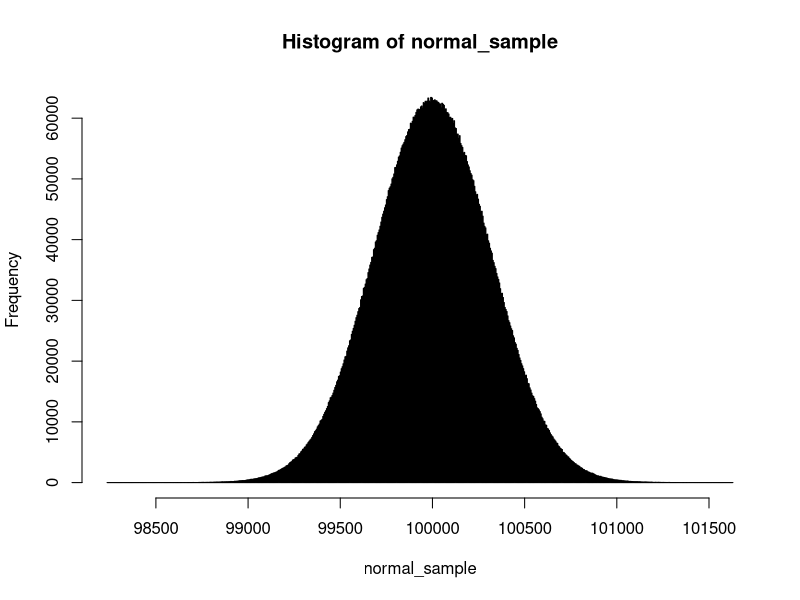
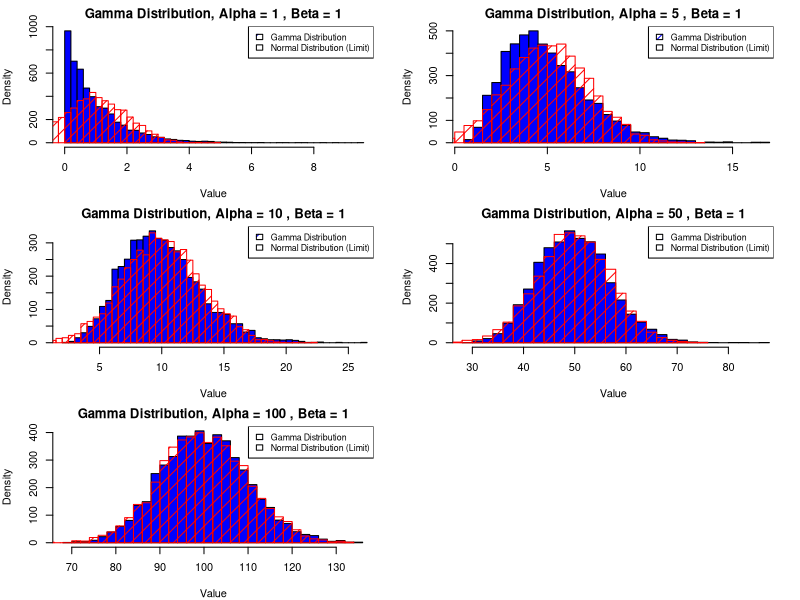
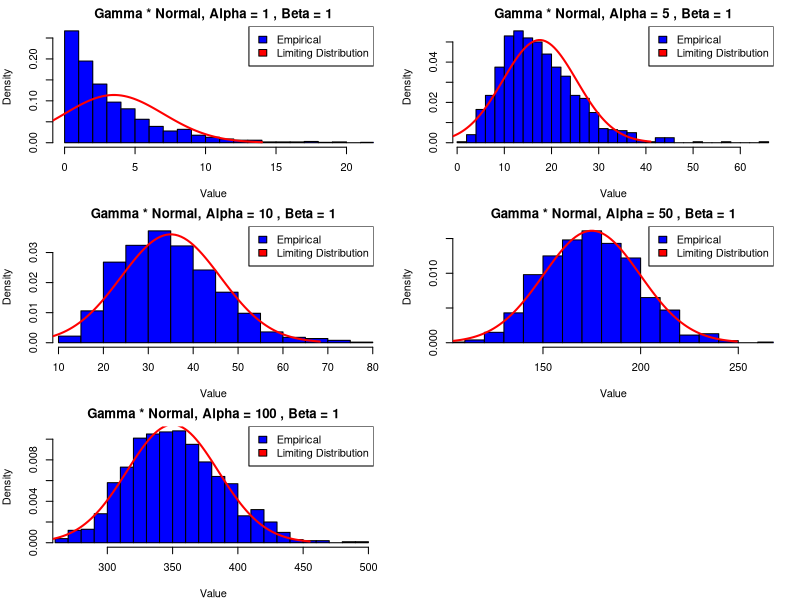

Reproduce these figures in R, in order.
## ---- chunk 1
#Example

#Code here
## ---- chunk 2

password_generator <- function(length, special) {
  is.wholenumber <- function(x, tol = .Machine$double.eps^0.5) abs(x - round(x)) < tol

  if (missing(length) || !is.wholenumber(length) || length < 4) {
    return("Number of symbols must be a positive integer and password must be at least of length 4!")
  }

  letters <- strsplit("abcdefghijklmnopqrstuvwxyz", NULL)[[1]]
  letters_upper <- strsplit("ABCDEFGHIJKLMNOPQRSTUVWXYZ", NULL)[[1]]
  numbers <- strsplit("0123456789", NULL)[[1]]
  specials <- strsplit("$%&/()", NULL)[[1]]

  lst <- c(letters, letters_upper, numbers)
  if (special) {
    lst <- c(lst, specials)
  }

  output <- c(
    sample(letters, 1),
    sample(letters_upper, 1),
    sample(numbers, 1)
  )

  if (special) {
    output <- c(output, sample(specials, 1))
  }

  while (length(output) < length) {
    random_element_selector <- sample(lst, 1)
    output <- c(output, sample(random_element_selector, 1))
  }

  final_password <- paste(sample(output), collapse = "")

  if (nchar(final_password) < 6) {
    return(paste("Weak password!", final_password))
  } else if (nchar(final_password) >= 6 && nchar(final_password) < 10) {
    return(paste("Moderate password!", final_password))
  } else {
    return(paste("Strong password!", final_password))
  }
}


## ---- chunk 3

length = 7
special = T
password_generator(length, special)


length = 3
special = T
password_generator(length, special)


length = 4.5
special = T
password_generator(length, special)


length = 5
special = F
password_generator(length, special)


length = 50
special = T
password_generator(length, special)

## ---- chunk 4
# For comparability
set.seed(28)

# Function to get gamma sample
get_gamma_sample <- function(alpha, beta, N) {
  sample <- rgamma(N, shape = alpha, scale = beta)
  return(sample)
}

# Test window
alpha_shape <- 1
beta_scale <- 1
N_size <- 100

sample1 <- rgamma(N_size, shape = alpha_shape, scale = beta_scale)
sample <- get_gamma_sample(alpha_shape, beta_scale, N_size)

# Parameters
alpha_shape <- 100000
beta_scale <- 1
N_size <- 10000000

# Get gamma moments
gamma_mean <- mean(get_gamma_sample(alpha_shape, beta_scale, N_size))
gamma_var <- var(get_gamma_sample(alpha_shape, beta_scale, N_size))

# Get normal moments of gamma sample
normal_mean <- alpha_shape * beta_scale
normal_var <- alpha_shape * (beta_scale^2)

# Generating the limiting normal distribution
normal_sample <- rnorm(N_size, mean = normal_mean, sd = sqrt(normal_var))
hist(normal_sample, breaks = "scott")

# Output results
cat("Gamma Mean:", gamma_mean, "Normal Mean:", normal_mean, "\n")
cat("Gamma Variance:", gamma_var, "Normal Variance:", normal_var, "\n")

## ---- chunk 5
# Setting parameters
alpha_values <- c(1, 5, 10, 50, 100)
beta <- 1
N <- 5000
set.seed(28)

# Setting up subplots with larger size and more elongated aspect ratio
par(mfrow = c(3, 2), figsize = c(12, 30), mar = c(4, 4, 2, 2))

# Creating plots
for (i in 1:length(alpha_values)) {
  
  # Generate Gamma samples
  gamma_samples <- get_gamma_sample(alpha_values[i], beta, N)
  
  # Plot Gamma distribution histogram
  hist(gamma_samples, breaks = "scott", col = 'blue', main = paste("Gamma Distribution, Alpha =", alpha_values[i], ", Beta =", beta),
       xlab = "Value", ylab = "Density", xlim = c(min(gamma_samples), max(gamma_samples)))
  
  # Plot the limiting Normal distribution
  normal_mean <- alpha_values[i] * beta
  normal_var <- alpha_values[i] * (beta^2)
  normal_samples <- rnorm(N, mean = normal_mean, sd = sqrt(normal_var))
  hist(normal_samples, breaks = "scott", col = 'red', add = TRUE, density = 10)
  
  # Add legend with adjusted cex value for better readability
  legend("topright", legend = c('Gamma Distribution', 'Normal Distribution (Limit)'), fill = c('blue', 'red'), density = c(10, 0), cex = 0.8)
}

## ---- chunk 6
# Empirical work on Slutsky's theorem

# Set parameters
N_MCarlo <- 1000
n <- 1000
alpha_values <- c(1, 5, 10, 50, 100)
beta <- 1
mu <- 3.5
sigma <- 7

set.seed(28)

# Set up subplots with larger size and elongated aspect ratio
par(mfrow = c(3, 2), mar = c(4, 4, 2, 2), fig.width = 10, fig.height = 12)

# Create plot
for (i in 1:length(alpha_values)) {
  # Generate sample
  X_n <- get_gamma_sample(alpha_values[i], beta, N_MCarlo)
  Y_n <- rnorm(N_MCarlo, mean = mu, sd = 4 * (sigma^2) * sqrt(n^-5))
  sample <- X_n * Y_n

  # Plot results
  hist(sample, breaks = "scott", prob = TRUE, col = 'blue',
       main = paste("Gamma * Normal, Alpha =", alpha_values[i], ", Beta =", beta),
       xlab = "Value", ylab = "Density", xlim = c(min(sample), max(sample)))
  
  # Compute expected limiting distribution parameters
  expected_mean <- alpha_values[i] * mu
  expected_variance <- alpha_values[i] * (mu^2 + 16 * (sigma^4) * (n^-5))

  # Overlay expected limiting distribution without additional libraries
  x <- seq(expected_mean - 3 * sqrt(expected_variance), expected_mean + 3 * sqrt(expected_variance), length.out = 100)
  pdf_values <- (1 / sqrt(2 * pi * expected_variance)) * exp(-0.5 * ((x - expected_mean) / sqrt(expected_variance))^2)
  lines(x, pdf_values, col = 'red', lwd = 2)
  
  legend("topright", legend = c('Empirical', 'Limiting Distribution'), fill = c('blue', 'red'))
}

